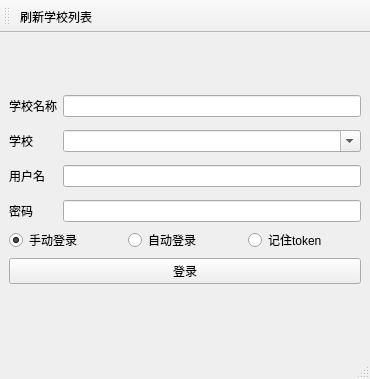
<?xml version="1.0" encoding="UTF-8"?>
<ui version="4.0">
 <class>MainWindow</class>
 <widget class="QMainWindow" name="MainWindow">
  <property name="geometry">
   <rect>
    <x>0</x>
    <y>0</y>
    <width>370</width>
    <height>379</height>
   </rect>
  </property>
  <property name="windowTitle">
   <string>MainWindow</string>
  </property>
  <widget class="QWidget" name="centralwidget">
   <layout class="QVBoxLayout" name="verticalLayout">
    <item>
     <layout class="QVBoxLayout" name="verticalLayout_2">
      <property name="sizeConstraint">
       <enum>QLayout::SizeConstraint::SetFixedSize</enum>
      </property>
      <item>
       <layout class="QFormLayout" name="formLayout">
        <property name="verticalSpacing">
         <number>13</number>
        </property>
        <item row="3" column="0">
         <widget class="QLabel" name="username_Label">
          <property name="text">
           <string>用户名</string>
          </property>
         </widget>
        </item>
        <item row="3" column="1">
         <widget class="QLineEdit" name="username_LineEdit"/>
        </item>
        <item row="4" column="0">
         <widget class="QLabel" name="password_Label">
          <property name="text">
           <string>密码</string>
          </property>
         </widget>
        </item>
        <item row="4" column="1">
         <widget class="QLineEdit" name="password_LineEdit"/>
        </item>
        <item row="2" column="0">
         <widget class="QLabel" name="school_Label">
          <property name="text">
           <string>学校</string>
          </property>
         </widget>
        </item>
        <item row="2" column="1">
         <widget class="QComboBox" name="school_ComboBox">
          <property name="editable">
           <bool>true</bool>
          </property>
         </widget>
        </item>
        <item row="1" column="1">
         <widget class="QLineEdit" name="lineEdit"/>
        </item>
        <item row="1" column="0">
         <widget class="QLabel" name="label">
          <property name="text">
           <string>学校名称</string>
          </property>
         </widget>
        </item>
        <item row="0" column="1">
         <spacer name="verticalSpacer_2">
          <property name="orientation">
           <enum>Qt::Orientation::Vertical</enum>
          </property>
          <property name="sizeHint" stdset="0">
           <size>
            <width>20</width>
            <height>40</height>
           </size>
          </property>
         </spacer>
        </item>
       </layout>
      </item>
      <item>
       <layout class="QHBoxLayout" name="horizontalLayout">
        <item>
         <widget class="QRadioButton" name="login_on_hand_RadioButton">
          <property name="text">
           <string>手动登录</string>
          </property>
          <property name="checked">
           <bool>true</bool>
          </property>
         </widget>
        </item>
        <item>
         <widget class="QRadioButton" name="auto_loginRadioButton">
          <property name="text">
           <string>自动登录</string>
          </property>
         </widget>
        </item>
        <item>
         <widget class="QRadioButton" name="use_this_token_RadioButton">
          <property name="toolTip">
           <string>&lt;html&gt;&lt;head/&gt;&lt;body&gt;&lt;p&gt;下次继续使用本次获取到的token而不再请求登录，若获取活动列表失败将返回该界面。&lt;/p&gt;&lt;/body&gt;&lt;/html&gt;</string>
          </property>
          <property name="text">
           <string>记住token</string>
          </property>
         </widget>
        </item>
       </layout>
      </item>
      <item>
       <widget class="QPushButton" name="login_PushButton">
        <property name="text">
         <string>登录</string>
        </property>
       </widget>
      </item>
     </layout>
    </item>
    <item>
     <spacer name="verticalSpacer">
      <property name="orientation">
       <enum>Qt::Orientation::Vertical</enum>
      </property>
      <property name="sizeHint" stdset="0">
       <size>
        <width>20</width>
        <height>40</height>
       </size>
      </property>
     </spacer>
    </item>
   </layout>
  </widget>
  <widget class="QStatusBar" name="statusbar"/>
  <widget class="QToolBar" name="toolBar">
   <property name="windowTitle">
    <string>toolBar</string>
   </property>
   <attribute name="toolBarArea">
    <enum>TopToolBarArea</enum>
   </attribute>
   <attribute name="toolBarBreak">
    <bool>false</bool>
   </attribute>
   <addaction name="flush_school_lists_action"/>
  </widget>
  <action name="flush_school_lists_action">
   <property name="text">
    <string>刷新学校列表</string>
   </property>
   <property name="menuRole">
    <enum>QAction::MenuRole::NoRole</enum>
   </property>
  </action>
 </widget>
 <resources/>
 <connections/>
</ui>
